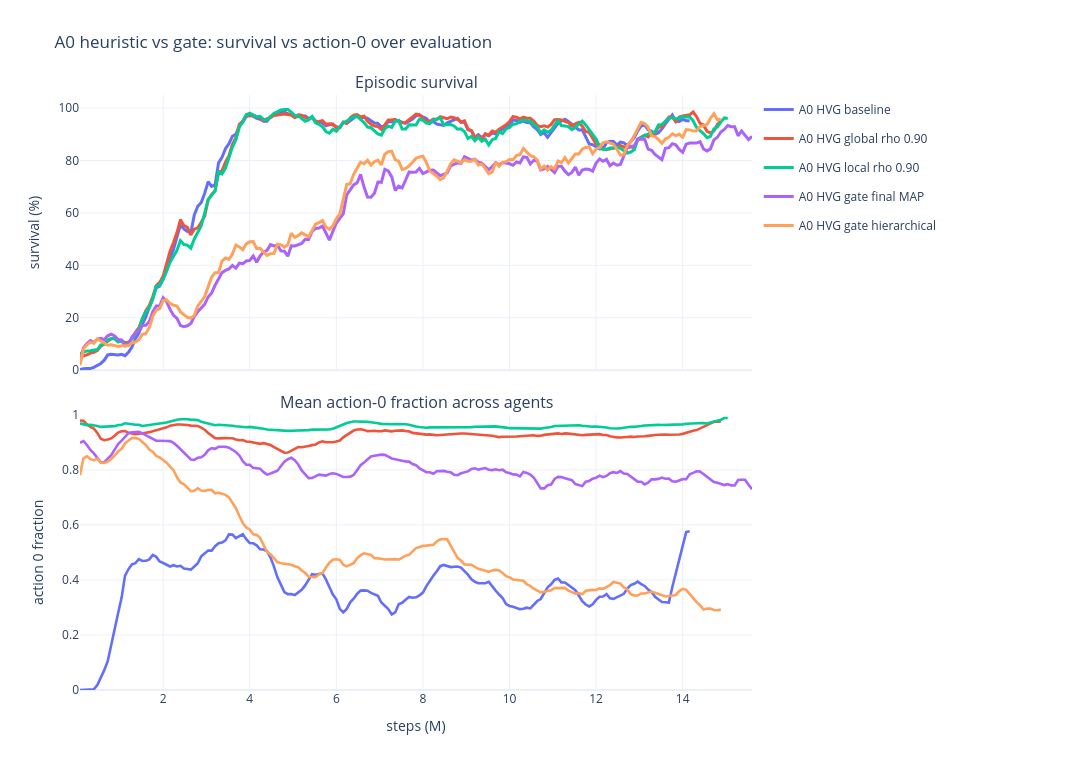
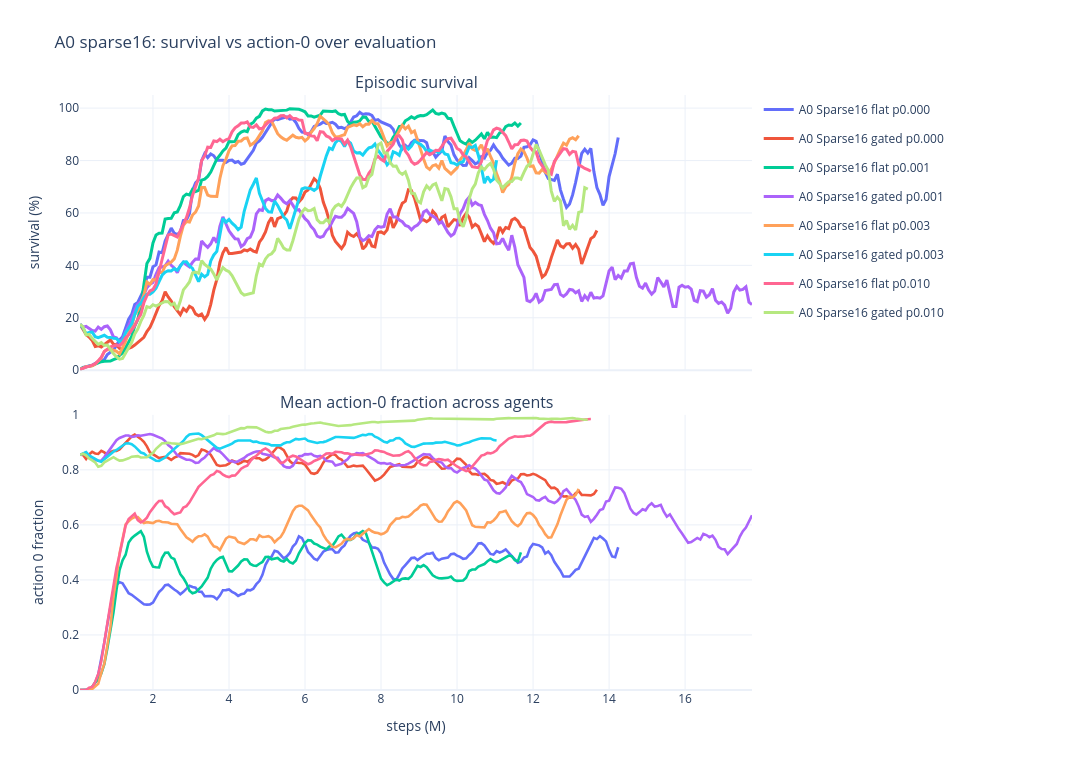

Notebook code for these charts, in order:
### Markdown cell above
## Survival vs Action-0 Over Time

### Code cell
survival_action = adm.survival_vs_action0_non_idle_over_time(ctx)
adm.display_metric_figures(survival_action)

### Figure 1 — Plotly figure (JSON) as saved in the notebook; plotly's stock layout.template omitted (floating-point values rounded to 4 significant figures; data arrays with more than 128 entries replaced by an {"elided": "..."} marker saying what was removed)
{"data": [{"customdata": {"elided": "177x3 mixed values"}, "hovertemplate": "<b>A0 HVG baseline</b><br>step=%{x:.2f}M<br>survival=%{y:.2f}%<br>seeds=%{customdata[1]}<br>n_seeds=%{customdata[0]}<br>metric=%{customdata[2]}<extra></extra>", "legendgroup": "a0_hvg_00_baseline", "line": {"color": "#636EFA", "width": 3}, "mode": "lines", "name": "A0 HVG baseline", "showlegend": true, "type": "scatter", "x": {"elided": "177 float values"}, "xaxis": "x", "y": {"elided": "177 float values"}, "yaxis": "y"}, {"customdata": {"elided": "177x3 mixed values"}, "hovertemplate": "<b>A0 HVG baseline</b><br>step=%{x:.2f}M<br>%{customdata[2]}=%{y:.4f}<br>seeds=%{customdata[1]}<br>n_seeds=%{customdata[0]}<extra></extra>", "legendgroup": "a0_hvg_00_baseline", "line": {"color": "#636EFA", "width": 2.6}, "mode": "lines", "name": "A0 HVG baseline", "showlegend": false, "type": "scatter", "x": {"elided": "177 float values"}, "xaxis": "x2", "y": {"elided": "177 float values"}, "yaxis": "y2"}, {"customdata": {"elided": "186x3 mixed values"}, "hovertemplate": "<b>A0 HVG global rho 0.90</b><br>step=%{x:.2f}M<br>survival=%{y:.2f}%<br>seeds=%{customdata[1]}<br>n_seeds=%{customdata[0]}<br>metric=%{customdata[2]}<extra></extra>", "legendgroup": "a0_hvg_01_eval_rho090", "line": {"color": "#EF553B", "width": 3}, "mode": "lines", "name": "A0 HVG global rho 0.90", "showlegend": true, "type": "scatter", "x": {"elided": "186 float values"}, "xaxis": "x", "y": {"elided": "186 float values"}, "yaxis": "y"}, {"customdata": {"elided": "186x3 mixed values"}, "hovertemplate": "<b>A0 HVG global rho 0.90</b><br>step=%{x:.2f}M<br>%{customdata[2]}=%{y:.4f}<br>seeds=%{customdata[1]}<br>n_seeds=%{customdata[0]}<extra></extra>", "legendgroup": "a0_hvg_01_eval_rho090", "line": {"color": "#EF553B", "width": 2.6}, "mode": "lines", "name": "A0 HVG global rho 0.90", "showlegend": false, "type": "scatter", "x": {"elided": "186 float values"}, "xaxis": "x2", "y": {"elided": "186 float values"}, "yaxis": "y2"}, {"customdata": {"elided": "188x3 mixed values"}, "hovertemplate": "<b>A0 HVG local rho 0.90</b><br>step=%{x:.2f}M<br>survival=%{y:.2f}%<br>seeds=%{customdata[1]}<br>n_seeds=%{customdata[0]}<br>metric=%{customdata[2]}<extra></extra>", "legendgroup": "a0_hvg_04_eval_local_rho090", "line": {"color": "#00CC96", "width": 3}, "mode": "lines", "name": "A0 HVG local rho 0.90", "showlegend": true, "type": "scatter", "x": {"elided": "188 float values"}, "xaxis": "x", "y": {"elided": "188 float values"}, "yaxis": "y"}, {"customdata": {"elided": "188x3 mixed values"}, "hovertemplate": "<b>A0 HVG local rho 0.90</b><br>step=%{x:.2f}M<br>%{customdata[2]}=%{y:.4f}<br>seeds=%{customdata[1]}<br>n_seeds=%{customdata[0]}<extra></extra>", "legendgroup": "a0_hvg_04_eval_local_rho090", "line": {"color": "#00CC96", "width": 2.6}, "mode": "lines", "name": "A0 HVG local rho 0.90", "showlegend": false, "type": "scatter", "x": {"elided": "188 float values"}, "xaxis": "x2", "y": {"elided": "188 float values"}, "yaxis": "y2"}, {"customdata": {"elided": "195x3 mixed values"}, "hovertemplate": "<b>A0 HVG gate final MAP</b><br>step=%{x:.2f}M<br>survival=%{y:.2f}%<br>seeds=%{customdata[1]}<br>n_seeds=%{customdata[0]}<br>metric=%{customdata[2]}<extra></extra>", "legendgroup": "a0_hvg_02_gate_final_map", "line": {"color": "#AB63FA", "width": 3}, "mode": "lines", "name": "A0 HVG gate final MAP", "showlegend": true, "type": "scatter", "x": {"elided": "195 float values"}, "xaxis": "x", "y": {"elided": "195 float values"}, "yaxis": "y"}, {"customdata": {"elided": "195x3 mixed values"}, "hovertemplate": "<b>A0 HVG gate final MAP</b><br>step=%{x:.2f}M<br>%{customdata[2]}=%{y:.4f}<br>seeds=%{customdata[1]}<br>n_seeds=%{customdata[0]}<extra></extra>", "legendgroup": "a0_hvg_02_gate_final_map", "line": {"color": "#AB63FA", "width": 2.6}, "mode": "lines", "name": "A0 HVG gate final MAP", "showlegend": false, "type": "scatter", "x": {"elided": "195 float values"}, "xaxis": "x2", "y": {"elided": "195 float values"}, "yaxis": "y2"}, {"customdata": {"elided": "186x3 mixed values"}, "hovertemplate": "<b>A0 HVG gate hierarchical</b><br>step=%{x:.2f}M<br>survival=%{y:.2f}%<br>seeds=%{customdata[1]}<br>n_seeds=%{customdata[0]}<br>metric=%{customdata[2]}<extra></extra>", "legendgroup": "a0_hvg_03_gate_hierarchical", "line": {"color": "#FFA15A", "width": 3}, "mode": "lines", "name": "A0 HVG gate hierarchical", "showlegend": true, "type": "scatter", "x": {"elided": "186 float values"}, "xaxis": "x", "y": {"elided": "186 float values"}, "yaxis": "y"}, {"customdata": {"elided": "186x3 mixed values"}, "hovertemplate": "<b>A0 HVG gate hierarchical</b><br>step=%{x:.2f}M<br>%{customdata[2]}=%{y:.4f}<br>seeds=%{customdata[1]}<br>n_seeds=%{customdata[0]}<extra></extra>", "legendgroup": "a0_hvg_03_gate_hierarchical", "line": {"color": "#FFA15A", "width": 2.6}, "mode": "lines", "name": "A0 HVG gate hierarchical", "showlegend": false, "type": "scatter", "x": {"elided": "186 float values"}, "xaxis": "x2", "y": {"elided": "186 float values"}, "yaxis": "y2"}], "layout": {"annotations": [{"font": {"size": 16}, "showarrow": false, "text": "Episodic survival", "x": 0.5, "xanchor": "center", "xref": "paper", "y": 1, "yanchor": "bottom", "yref": "paper"}, {"font": {"size": 16}, "showarrow": false, "text": "Mean action-0 fraction across agents", "x": 0.5, "xanchor": "center", "xref": "paper", "y": 0.4625, "yanchor": "bottom", "yref": "paper"}], "height": 760, "hovermode": "x unified", "legend": {"orientation": "v", "x": 1.01, "xanchor": "left", "y": 1, "yanchor": "top"}, "margin": {"b": 70, "l": 80, "r": 340, "t": 95}, "title": {"text": "A0 heuristic vs gate: survival vs action-0 over evaluation"}, "width": 1450, "xaxis": {"anchor": "y", "domain": [0, 1], "matches": "x2", "showticklabels": false}, "xaxis2": {"anchor": "y2", "domain": [0, 1], "title": {"text": "steps (M)"}}, "yaxis": {"anchor": "x", "domain": [0.5375, 1], "range": [0, 105], "title": {"text": "survival (%)"}}, "yaxis2": {"anchor": "x2", "domain": [0, 0.4625], "range": [0, 1], "title": {"text": "action 0 fraction"}}}}

### Figure 2 — Plotly figure (JSON) as saved in the notebook; plotly's stock layout.template omitted (floating-point values rounded to 4 significant figures; data arrays with more than 128 entries replaced by an {"elided": "..."} marker saying what was removed)
{"data": [{"customdata": {"elided": "178x3 mixed values"}, "hovertemplate": "<b>A0 Sparse16 flat p0.000</b><br>step=%{x:.2f}M<br>survival=%{y:.2f}%<br>seeds=%{customdata[1]}<br>n_seeds=%{customdata[0]}<br>metric=%{customdata[2]}<extra></extra>", "legendgroup": "a0_sparse16_flat_p000", "line": {"color": "#636EFA", "width": 3}, "mode": "lines", "name": "A0 Sparse16 flat p0.000", "showlegend": true, "type": "scatter", "x": {"elided": "178 float values"}, "xaxis": "x", "y": {"elided": "178 float values"}, "yaxis": "y"}, {"customdata": {"elided": "178x3 mixed values"}, "hovertemplate": "<b>A0 Sparse16 flat p0.000</b><br>step=%{x:.2f}M<br>%{customdata[2]}=%{y:.4f}<br>seeds=%{customdata[1]}<br>n_seeds=%{customdata[0]}<extra></extra>", "legendgroup": "a0_sparse16_flat_p000", "line": {"color": "#636EFA", "width": 2.6}, "mode": "lines", "name": "A0 Sparse16 flat p0.000", "showlegend": false, "type": "scatter", "x": {"elided": "178 float values"}, "xaxis": "x2", "y": {"elided": "178 float values"}, "yaxis": "y2"}, {"customdata": {"elided": "171x3 mixed values"}, "hovertemplate": "<b>A0 Sparse16 gated p0.000</b><br>step=%{x:.2f}M<br>survival=%{y:.2f}%<br>seeds=%{customdata[1]}<br>n_seeds=%{customdata[0]}<br>metric=%{customdata[2]}<extra></extra>", "legendgroup": "a0_sparse16_gated_p000", "line": {"color": "#EF553B", "width": 3}, "mode": "lines", "name": "A0 Sparse16 gated p0.000", "showlegend": true, "type": "scatter", "x": {"elided": "171 float values"}, "xaxis": "x", "y": {"elided": "171 float values"}, "yaxis": "y"}, {"customdata": {"elided": "171x3 mixed values"}, "hovertemplate": "<b>A0 Sparse16 gated p0.000</b><br>step=%{x:.2f}M<br>%{customdata[2]}=%{y:.4f}<br>seeds=%{customdata[1]}<br>n_seeds=%{customdata[0]}<extra></extra>", "legendgroup": "a0_sparse16_gated_p000", "line": {"color": "#EF553B", "width": 2.6}, "mode": "lines", "name": "A0 Sparse16 gated p0.000", "showlegend": false, "type": "scatter", "x": {"elided": "171 float values"}, "xaxis": "x2", "y": {"elided": "171 float values"}, "yaxis": "y2"}, {"customdata": {"elided": "146x3 mixed values"}, "hovertemplate": "<b>A0 Sparse16 flat p0.001</b><br>step=%{x:.2f}M<br>survival=%{y:.2f}%<br>seeds=%{customdata[1]}<br>n_seeds=%{customdata[0]}<br>metric=%{customdata[2]}<extra></extra>", "legendgroup": "a0_sparse16_flat_p001", "line": {"color": "#00CC96", "width": 3}, "mode": "lines", "name": "A0 Sparse16 flat p0.001", "showlegend": true, "type": "scatter", "x": {"elided": "146 float values"}, "xaxis": "x", "y": {"elided": "146 float values"}, "yaxis": "y"}, {"customdata": {"elided": "146x3 mixed values"}, "hovertemplate": "<b>A0 Sparse16 flat p0.001</b><br>step=%{x:.2f}M<br>%{customdata[2]}=%{y:.4f}<br>seeds=%{customdata[1]}<br>n_seeds=%{customdata[0]}<extra></extra>", "legendgroup": "a0_sparse16_flat_p001", "line": {"color": "#00CC96", "width": 2.6}, "mode": "lines", "name": "A0 Sparse16 flat p0.001", "showlegend": false, "type": "scatter", "x": {"elided": "146 float values"}, "xaxis": "x2", "y": {"elided": "146 float values"}, "yaxis": "y2"}, {"customdata": {"elided": "222x3 mixed values"}, "hovertemplate": "<b>A0 Sparse16 gated p0.001</b><br>step=%{x:.2f}M<br>survival=%{y:.2f}%<br>seeds=%{customdata[1]}<br>n_seeds=%{customdata[0]}<br>metric=%{customdata[2]}<extra></extra>", "legendgroup": "a0_sparse16_gated_p001", "line": {"color": "#AB63FA", "width": 3}, "mode": "lines", "name": "A0 Sparse16 gated p0.001", "showlegend": true, "type": "scatter", "x": {"elided": "222 float values"}, "xaxis": "x", "y": {"elided": "222 float values"}, "yaxis": "y"}, {"customdata": {"elided": "222x3 mixed values"}, "hovertemplate": "<b>A0 Sparse16 gated p0.001</b><br>step=%{x:.2f}M<br>%{customdata[2]}=%{y:.4f}<br>seeds=%{customdata[1]}<br>n_seeds=%{customdata[0]}<extra></extra>", "legendgroup": "a0_sparse16_gated_p001", "line": {"color": "#AB63FA", "width": 2.6}, "mode": "lines", "name": "A0 Sparse16 gated p0.001", "showlegend": false, "type": "scatter", "x": {"elided": "222 float values"}, "xaxis": "x2", "y": {"elided": "222 float values"}, "yaxis": "y2"}, {"customdata": {"elided": "165x3 mixed values"}, "hovertemplate": "<b>A0 Sparse16 flat p0.003</b><br>step=%{x:.2f}M<br>survival=%{y:.2f}%<br>seeds=%{customdata[1]}<br>n_seeds=%{customdata[0]}<br>metric=%{customdata[2]}<extra></extra>", "legendgroup": "a0_sparse16_flat_p003", "line": {"color": "#FFA15A", "width": 3}, "mode": "lines", "name": "A0 Sparse16 flat p0.003", "showlegend": true, "type": "scatter", "x": {"elided": "165 float values"}, "xaxis": "x", "y": {"elided": "165 float values"}, "yaxis": "y"}, {"customdata": {"elided": "165x3 mixed values"}, "hovertemplate": "<b>A0 Sparse16 flat p0.003</b><br>step=%{x:.2f}M<br>%{customdata[2]}=%{y:.4f}<br>seeds=%{customdata[1]}<br>n_seeds=%{customdata[0]}<extra></extra>", "legendgroup": "a0_sparse16_flat_p003", "line": {"color": "#FFA15A", "width": 2.6}, "mode": "lines", "name": "A0 Sparse16 flat p0.003", "showlegend": false, "type": "scatter", "x": {"elided": "165 float values"}, "xaxis": "x2", "y": {"elided": "165 float values"}, "yaxis": "y2"}, {"customdata": {"elided": "138x3 mixed values"}, "hovertemplate": "<b>A0 Sparse16 gated p0.003</b><br>step=%{x:.2f}M<br>survival=%{y:.2f}%<br>seeds=%{customdata[1]}<br>n_seeds=%{customdata[0]}<br>metric=%{customdata[2]}<extra></extra>", "legendgroup": "a0_sparse16_gated_p003", "line": {"color": "#19D3F3", "width": 3}, "mode": "lines", "name": "A0 Sparse16 gated p0.003", "showlegend": true, "type": "scatter", "x": {"elided": "138 float values"}, "xaxis": "x", "y": {"elided": "138 float values"}, "yaxis": "y"}, {"customdata": {"elided": "138x3 mixed values"}, "hovertemplate": "<b>A0 Sparse16 gated p0.003</b><br>step=%{x:.2f}M<br>%{customdata[2]}=%{y:.4f}<br>seeds=%{customdata[1]}<br>n_seeds=%{customdata[0]}<extra></extra>", "legendgroup": "a0_sparse16_gated_p003", "line": {"color": "#19D3F3", "width": 2.6}, "mode": "lines", "name": "A0 Sparse16 gated p0.003", "showlegend": false, "type": "scatter", "x": {"elided": "138 float values"}, "xaxis": "x2", "y": {"elided": "138 float values"}, "yaxis": "y2"}, {"customdata": {"elided": "169x3 mixed values"}, "hovertemplate": "<b>A0 Sparse16 flat p0.010</b><br>step=%{x:.2f}M<br>survival=%{y:.2f}%<br>seeds=%{customdata[1]}<br>n_seeds=%{customdata[0]}<br>metric=%{customdata[2]}<extra></extra>", "legendgroup": "a0_sparse16_flat_p010", "line": {"color": "#FF6692", "width": 3}, "mode": "lines", "name": "A0 Sparse16 flat p0.010", "showlegend": true, "type": "scatter", "x": {"elided": "169 float values"}, "xaxis": "x", "y": {"elided": "169 float values"}, "yaxis": "y"}, {"customdata": {"elided": "169x3 mixed values"}, "hovertemplate": "<b>A0 Sparse16 flat p0.010</b><br>step=%{x:.2f}M<br>%{customdata[2]}=%{y:.4f}<br>seeds=%{customdata[1]}<br>n_seeds=%{customdata[0]}<extra></extra>", "legendgroup": "a0_sparse16_flat_p010", "line": {"color": "#FF6692", "width": 2.6}, "mode": "lines", "name": "A0 Sparse16 flat p0.010", "showlegend": false, "type": "scatter", "x": {"elided": "169 float values"}, "xaxis": "x2", "y": {"elided": "169 float values"}, "yaxis": "y2"}, {"customdata": {"elided": "168x3 mixed values"}, "hovertemplate": "<b>A0 Sparse16 gated p0.010</b><br>step=%{x:.2f}M<br>survival=%{y:.2f}%<br>seeds=%{customdata[1]}<br>n_seeds=%{customdata[0]}<br>metric=%{customdata[2]}<extra></extra>", "legendgroup": "a0_sparse16_gated_p010", "line": {"color": "#B6E880", "width": 3}, "mode": "lines", "name": "A0 Sparse16 gated p0.010", "showlegend": true, "type": "scatter", "x": {"elided": "168 float values"}, "xaxis": "x", "y": {"elided": "168 float values"}, "yaxis": "y"}, {"customdata": {"elided": "168x3 mixed values"}, "hovertemplate": "<b>A0 Sparse16 gated p0.010</b><br>step=%{x:.2f}M<br>%{customdata[2]}=%{y:.4f}<br>seeds=%{customdata[1]}<br>n_seeds=%{customdata[0]}<extra></extra>", "legendgroup": "a0_sparse16_gated_p010", "line": {"color": "#B6E880", "width": 2.6}, "mode": "lines", "name": "A0 Sparse16 gated p0.010", "showlegend": false, "type": "scatter", "x": {"elided": "168 float values"}, "xaxis": "x2", "y": {"elided": "168 float values"}, "yaxis": "y2"}], "layout": {"annotations": [{"font": {"size": 16}, "showarrow": false, "text": "Episodic survival", "x": 0.5, "xanchor": "center", "xref": "paper", "y": 1, "yanchor": "bottom", "yref": "paper"}, {"font": {"size": 16}, "showarrow": false, "text": "Mean action-0 fraction across agents", "x": 0.5, "xanchor": "center", "xref": "paper", "y": 0.4625, "yanchor": "bottom", "yref": "paper"}], "height": 760, "hovermode": "x unified", "legend": {"orientation": "v", "x": 1.01, "xanchor": "left", "y": 1, "yanchor": "top"}, "margin": {"b": 70, "l": 80, "r": 340, "t": 95}, "title": {"text": "A0 sparse16: survival vs action-0 over evaluation"}, "width": 1450, "xaxis": {"anchor": "y", "domain": [0, 1], "matches": "x2", "showticklabels": false}, "xaxis2": {"anchor": "y2", "domain": [0, 1], "title": {"text": "steps (M)"}}, "yaxis": {"anchor": "x", "domain": [0.5375, 1], "range": [0, 105], "title": {"text": "survival (%)"}}, "yaxis2": {"anchor": "x2", "domain": [0, 0.4625], "range": [0, 1], "title": {"text": "action 0 fraction"}}}}
